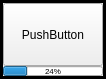
<ui version="4.0" >
 <class>MacroButton</class>
 <widget class="TaurusWidget" name="MacroButton" >
  <property name="geometry" >
   <rect>
    <x>0</x>
    <y>0</y>
    <width>106</width>
    <height>79</height>
   </rect>
  </property>
  <property name="windowTitle" >
   <string>Form</string>
  </property>
  <layout class="QGridLayout" name="gridLayout_2" >
   <property name="margin" >
    <number>0</number>
   </property>
   <property name="spacing" >
    <number>0</number>
   </property>
   <item row="0" column="0" >
    <widget class="QFrame" name="frame" >
     <property name="frameShape" >
      <enum>QFrame::Box</enum>
     </property>
     <property name="frameShadow" >
      <enum>QFrame::Plain</enum>
     </property>
     <property name="lineWidth" >
      <number>3</number>
     </property>
     <property name="midLineWidth" >
      <number>3</number>
     </property>
     <layout class="QGridLayout" name="gridLayout" >
      <property name="margin" >
       <number>0</number>
      </property>
      <property name="spacing" >
       <number>0</number>
      </property>
      <item row="0" column="0" >
       <widget class="QPushButton" name="button" >
        <property name="sizePolicy" >
         <sizepolicy vsizetype="Expanding" hsizetype="Expanding" >
          <horstretch>0</horstretch>
          <verstretch>0</verstretch>
         </sizepolicy>
        </property>
        <property name="text" >
         <string>PushButton</string>
        </property>
        <property name="checkable" >
         <bool>true</bool>
        </property>
        <property name="autoDefault" >
         <bool>false</bool>
        </property>
       </widget>
      </item>
      <item row="1" column="0" >
       <widget class="QProgressBar" name="progress" >
        <property name="sizePolicy" >
         <sizepolicy vsizetype="Minimum" hsizetype="Expanding" >
          <horstretch>0</horstretch>
          <verstretch>0</verstretch>
         </sizepolicy>
        </property>
        <property name="maximumSize" >
         <size>
          <width>16777215</width>
          <height>10</height>
         </size>
        </property>
        <property name="font" >
         <font>
          <pointsize>6</pointsize>
         </font>
        </property>
        <property name="value" >
         <number>24</number>
        </property>
       </widget>
      </item>
     </layout>
    </widget>
   </item>
  </layout>
 </widget>
 <customwidgets>
  <customwidget>
   <class>TaurusWidget</class>
   <extends>QWidget</extends>
   <header>taurus.qt.qtgui.container</header>
  </customwidget>
 </customwidgets>
 <resources/>
 <connections/>
</ui>
